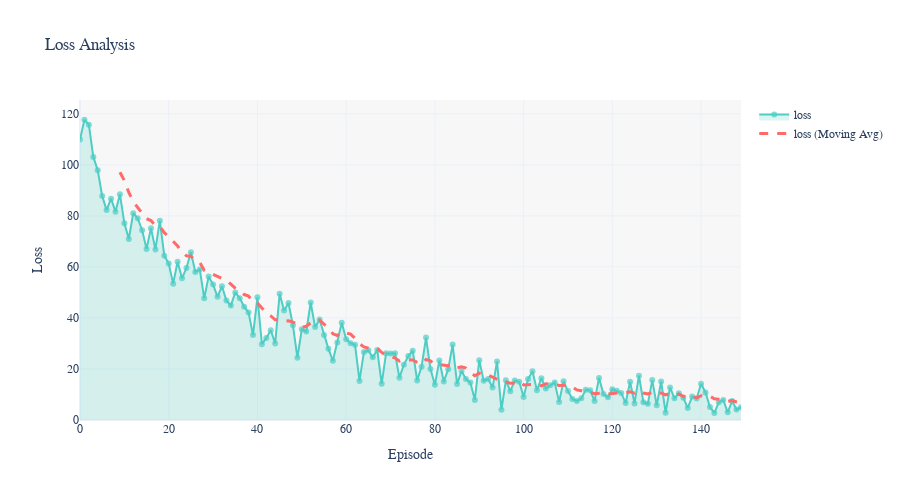

Here is the notebook cell this chart was saved with:
### Markdown cell above
## 5. Advanced Single-Metric Analysis

### Code cell
# Deep dive into loss curve
fig_loss = dashboard.create_single_metric_plot(
    "loss",
    filename="loss_analysis.html"
)
fig_loss.show()

print("= Loss analysis plot created")

### Figure 1 — Plotly figure (JSON) as saved in the notebook; plotly's stock layout.template omitted (floating-point values rounded to 4 significant figures; data arrays with more than 128 entries replaced by an {"elided": "..."} marker saying what was removed)
{"data": [{"fill": "tozeroy", "fillcolor": "rgba(78, 205, 196, 0.2)", "hovertemplate": "loss: %{y:.4f}<br>Episode: %{x}", "line": {"color": "#4ECDC4", "width": 2}, "marker": {"opacity": 0.7, "size": 6}, "mode": "lines+markers", "name": "loss", "type": "scatter", "x": {"elided": "150 int values"}, "y": {"elided": "150 float values"}}, {"hovertemplate": "loss MA: %{y:.4f}<br>Episode: %{x}", "line": {"color": "#FF6B6B", "dash": "dash", "width": 3}, "mode": "lines", "name": "loss (Moving Avg)", "type": "scatter", "x": {"elided": "141 int values"}, "y": {"elided": "141 float values"}}], "layout": {"font": {"family": "Arial, sans-serif", "size": 12}, "height": 500, "hovermode": "x unified", "paper_bgcolor": "white", "plot_bgcolor": "rgba(240, 240, 240, 0.5)", "title": {"text": "Loss Analysis"}, "xaxis": {"title": {"text": "Episode"}}, "yaxis": {"title": {"text": "Loss"}}}}
